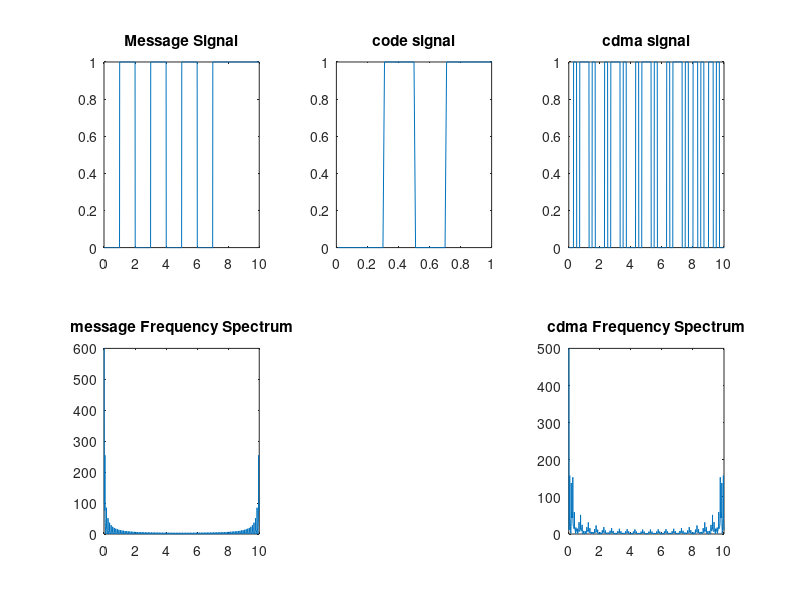
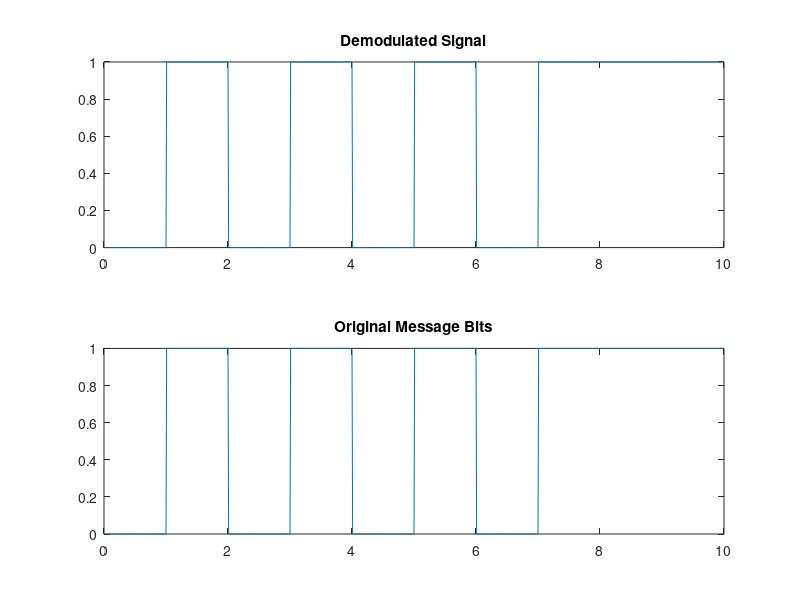
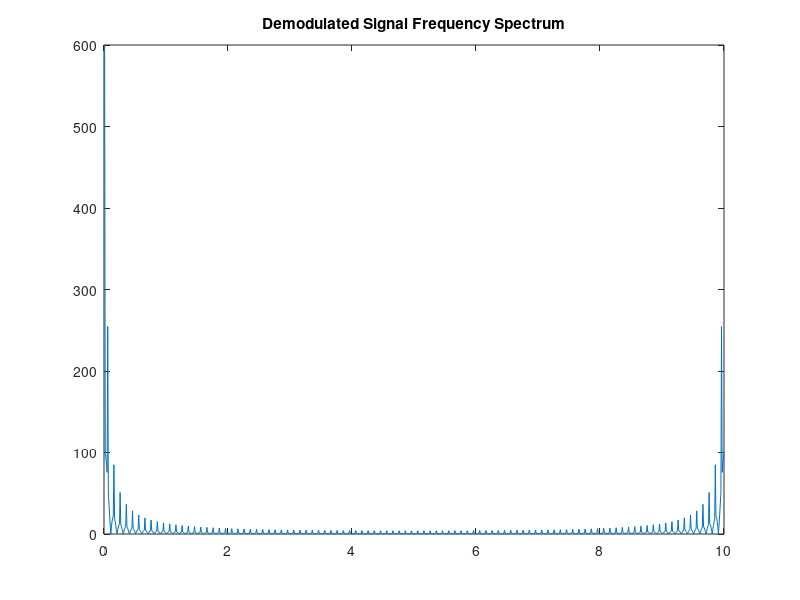

Write MATLAB code to recreate these figures, in order.
n = 10;
data = randi([0,1], 1,n);
PRcode = randi([0,1], 1,n);

m0 = zeros(1, 100);
m1 = ones(1,100);
c0 = zeros(1,10);
c1 = ones(1, 10);

time = 0.01: 0.01:n;
t = 0.01:0.01:1;

msg = [];
code = [];
cdma_mod = [];

for i = 1:n
    if data(i) == 1
        msg = [msg, m1];
    else
        msg = [msg, m0];
    end

    if PRcode(i) == 1
        code = [code, c1];
    else
        code = [code, c0];
    end
end


for i = 1:n
    if data(i) == 1
        cdma_mod = [cdma_mod, xor(m1, code)];
    else
        cdma_mod = [cdma_mod, xor(m0, code)];
    end
end

subplot(2, 3, 1);
plot(time, msg);
title('Message Signal');

subplot(2, 3, 2);
plot(t, code);
title('code signal');

subplot(2, 3, 3);
plot(time, cdma_mod);
title('cdma signal');

M = abs(fft(msg));
CDMA = abs(fft(cdma_mod));

subplot(2, 3, 4);
plot(time, M);
title('message Frequency Spectrum');

subplot(2, 3, 6);
plot(time, CDMA);
title('cdma Frequency Spectrum');

%demodulate

msg_demod = [];

for i = 1:n
    msg_demod = [msg_demod, xor(code, cdma_mod((i-1)*100+1:i*100))];
end


% Frequency spectrum of demodulated signal
Demodulated_Freq = abs(fft(msg_demod));

% Plotting
figure;
subplot(2, 1, 1);
plot(time, msg_demod);
title('Demodulated Signal');

subplot(2, 1, 2);
plot(time,msg);
title('Original Message Bits');

figure;
plot(time, Demodulated_Freq);
title('Demodulated Signal Frequency Spectrum');
